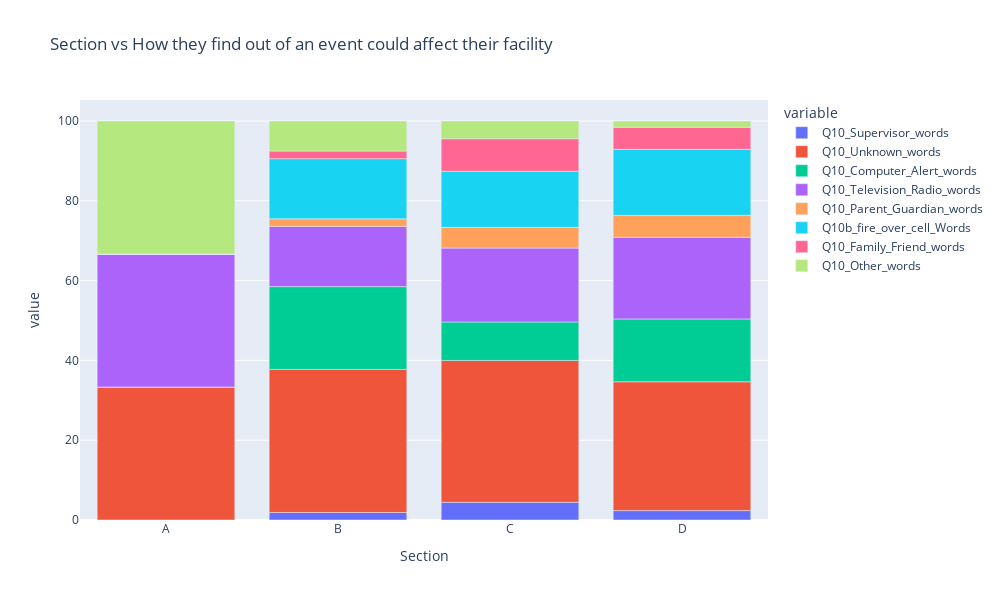

Source (notebook cell):
### Markdown cell above
### Section vs How they find out an event is actively affecting their facility

### Code cell
# Values for aggregation
values = ['Q10_Supervisor_words','Q10_Unknown_words','Q10_Computer_Alert_words','Q10_Television_Radio_words','Q10_Parent_Guardian_words','Q10b_fire_over_cell_Words\n\n','Q10_Family_Friend_words','Q10_Other_words'] 
rows = ['Section'] #rows

#Pivot table
pivot_table = pd.pivot_table(
    df,
    values= values,  
    index= rows,  # Rows
    columns=None,       # Columns
    aggfunc='count'  # Aggregation functions
)

pivot_table_percentage = round(pivot_table.div(pivot_table.sum(axis=1), axis=0) * 100,2)
pivot_table_percentage=pivot_table_percentage.reset_index()
pivot_table_percentage.columns

#Plotly bar plot
fig7 = px.bar(pivot_table_percentage, x='Section', y=values, title="Section vs How they find out of an event could affect their facility",
            )

#Figsize
fig7.update_layout(
    width=1000,  # Set the width of the chart (adjust as needed)
    height=600,  # Set the height of the chart (adjust as needed)
)

fig7.show()

### Figure 1 — Plotly figure (JSON) as saved in the notebook; plotly's stock layout.template omitted (floating-point values rounded to 4 significant figures)
{"data": [{"alignmentgroup": "True", "hovertemplate": "variable=Q10_Supervisor_words<br>Section=%{x}<br>value=%{y}<extra></extra>", "legendgroup": "Q10_Supervisor_words", "marker": {"color": "#636efa", "pattern": {"shape": ""}}, "name": "Q10_Supervisor_words", "offsetgroup": "Q10_Supervisor_words", "orientation": "v", "showlegend": true, "textposition": "auto", "type": "bar", "x": ["A", "B", "C", "D"], "xaxis": "x", "y": [0, 1.89, 4.44, 2.36], "yaxis": "y"}, {"alignmentgroup": "True", "hovertemplate": "variable=Q10_Unknown_words<br>Section=%{x}<br>value=%{y}<extra></extra>", "legendgroup": "Q10_Unknown_words", "marker": {"color": "#EF553B", "pattern": {"shape": ""}}, "name": "Q10_Unknown_words", "offsetgroup": "Q10_Unknown_words", "orientation": "v", "showlegend": true, "textposition": "auto", "type": "bar", "x": ["A", "B", "C", "D"], "xaxis": "x", "y": [33.33, 35.85, 35.56, 32.28], "yaxis": "y"}, {"alignmentgroup": "True", "hovertemplate": "variable=Q10_Computer_Alert_words<br>Section=%{x}<br>value=%{y}<extra></extra>", "legendgroup": "Q10_Computer_Alert_words", "marker": {"color": "#00cc96", "pattern": {"shape": ""}}, "name": "Q10_Computer_Alert_words", "offsetgroup": "Q10_Computer_Alert_words", "orientation": "v", "showlegend": true, "textposition": "auto", "type": "bar", "x": ["A", "B", "C", "D"], "xaxis": "x", "y": [0, 20.75, 9.63, 15.75], "yaxis": "y"}, {"alignmentgroup": "True", "hovertemplate": "variable=Q10_Television_Radio_words<br>Section=%{x}<br>value=%{y}<extra></extra>", "legendgroup": "Q10_Television_Radio_words", "marker": {"color": "#ab63fa", "pattern": {"shape": ""}}, "name": "Q10_Television_Radio_words", "offsetgroup": "Q10_Television_Radio_words", "orientation": "v", "showlegend": true, "textposition": "auto", "type": "bar", "x": ["A", "B", "C", "D"], "xaxis": "x", "y": [33.33, 15.09, 18.52, 20.47], "yaxis": "y"}, {"alignmentgroup": "True", "hovertemplate": "variable=Q10_Parent_Guardian_words<br>Section=%{x}<br>value=%{y}<extra></extra>", "legendgroup": "Q10_Parent_Guardian_words", "marker": {"color": "#FFA15A", "pattern": {"shape": ""}}, "name": "Q10_Parent_Guardian_words", "offsetgroup": "Q10_Parent_Guardian_words", "orientation": "v", "showlegend": true, "textposition": "auto", "type": "bar", "x": ["A", "B", "C", "D"], "xaxis": "x", "y": [0, 1.89, 5.19, 5.51], "yaxis": "y"}, {"alignmentgroup": "True", "hovertemplate": "variable=Q10b_fire_over_cell_Words\n\n<br>Section=%{x}<br>value=%{y}<extra></extra>", "legendgroup": "Q10b_fire_over_cell_Words\n\n", "marker": {"color": "#19d3f3", "pattern": {"shape": ""}}, "name": "Q10b_fire_over_cell_Words\n\n", "offsetgroup": "Q10b_fire_over_cell_Words\n\n", "orientation": "v", "showlegend": true, "textposition": "auto", "type": "bar", "x": ["A", "B", "C", "D"], "xaxis": "x", "y": [0, 15.09, 14.07, 16.54], "yaxis": "y"}, {"alignmentgroup": "True", "hovertemplate": "variable=Q10_Family_Friend_words<br>Section=%{x}<br>value=%{y}<extra></extra>", "legendgroup": "Q10_Family_Friend_words", "marker": {"color": "#FF6692", "pattern": {"shape": ""}}, "name": "Q10_Family_Friend_words", "offsetgroup": "Q10_Family_Friend_words", "orientation": "v", "showlegend": true, "textposition": "auto", "type": "bar", "x": ["A", "B", "C", "D"], "xaxis": "x", "y": [0, 1.89, 8.15, 5.51], "yaxis": "y"}, {"alignmentgroup": "True", "hovertemplate": "variable=Q10_Other_words<br>Section=%{x}<br>value=%{y}<extra></extra>", "legendgroup": "Q10_Other_words", "marker": {"color": "#B6E880", "pattern": {"shape": ""}}, "name": "Q10_Other_words", "offsetgroup": "Q10_Other_words", "orientation": "v", "showlegend": true, "textposition": "auto", "type": "bar", "x": ["A", "B", "C", "D"], "xaxis": "x", "y": [33.33, 7.55, 4.44, 1.57], "yaxis": "y"}], "layout": {"barmode": "relative", "height": 600, "legend": {"title": {"text": "variable"}, "tracegroupgap": 0}, "title": {"text": "Section vs How they find out of an event could affect their facility"}, "width": 1000, "xaxis": {"anchor": "y", "autorange": true, "domain": [0, 1], "range": [-0.5, 3.5], "title": {"text": "Section"}, "type": "category"}, "yaxis": {"anchor": "x", "autorange": true, "domain": [0, 1], "range": [0, 105.3], "title": {"text": "value"}, "type": "linear"}}}
